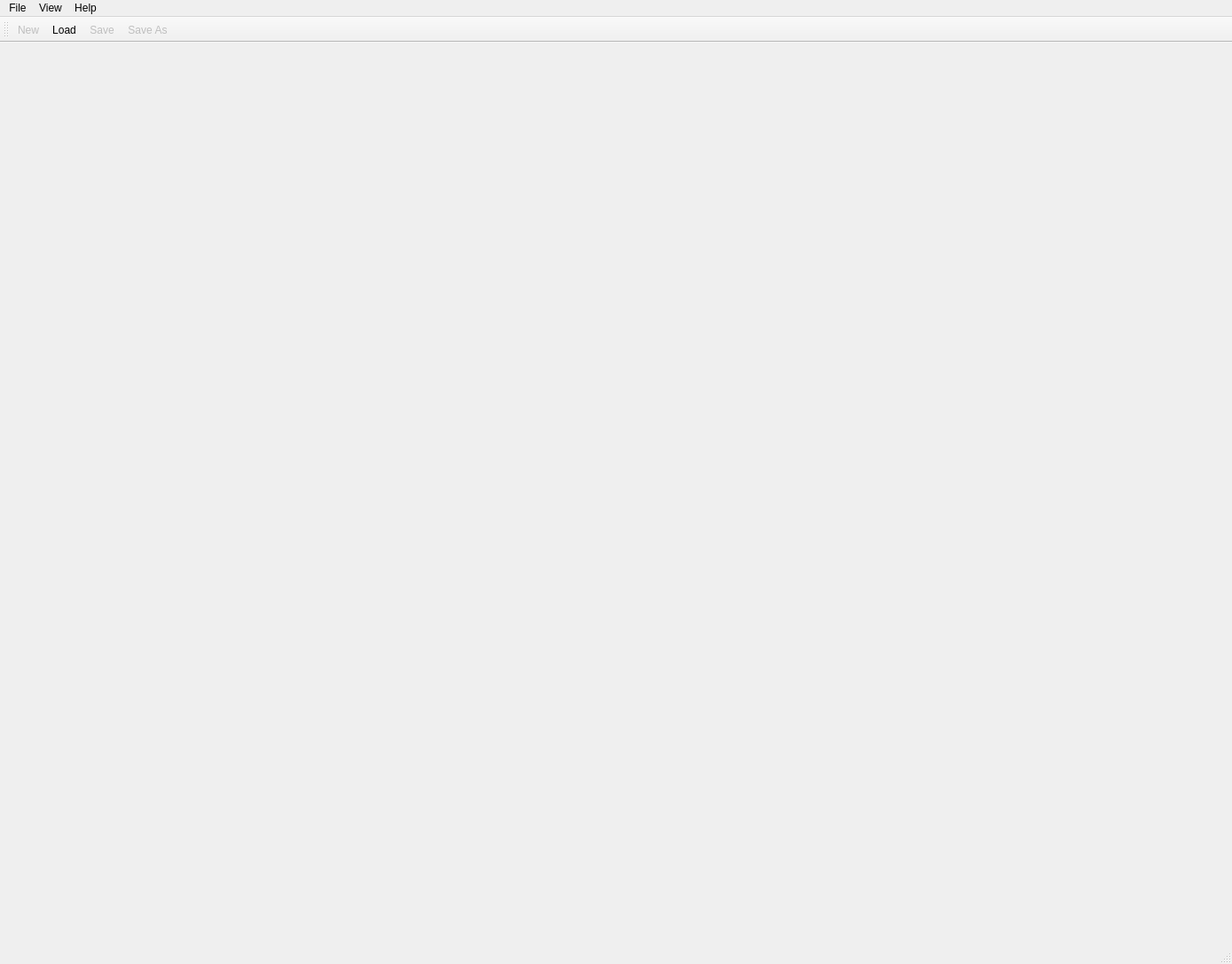
<?xml version="1.0" encoding="UTF-8"?>
<ui version="4.0">
 <class>TemplateEditorMain</class>
 <widget class="QMainWindow" name="TemplateEditorMain">
  <property name="geometry">
   <rect>
    <x>0</x>
    <y>0</y>
    <width>1389</width>
    <height>1087</height>
   </rect>
  </property>
  <property name="windowTitle">
   <string>Template Editor</string>
  </property>
  <property name="dockOptions">
   <set>QMainWindow::AllowTabbedDocks</set>
  </property>
  <widget class="QWidget" name="centralWidget">
   <layout class="QVBoxLayout" name="verticalLayout"/>
  </widget>
  <widget class="QStatusBar" name="statusbar"/>
  <widget class="QToolBar" name="toolBar">
   <property name="windowTitle">
    <string>toolBar</string>
   </property>
   <attribute name="toolBarArea">
    <enum>TopToolBarArea</enum>
   </attribute>
   <attribute name="toolBarBreak">
    <bool>false</bool>
   </attribute>
   <addaction name="actNew"/>
   <addaction name="actLoad"/>
   <addaction name="actSave"/>
   <addaction name="actSaveAs"/>
  </widget>
  <widget class="QMenuBar" name="menubar">
   <property name="geometry">
    <rect>
     <x>0</x>
     <y>0</y>
     <width>1389</width>
     <height>19</height>
    </rect>
   </property>
   <widget class="QMenu" name="menuFile">
    <property name="title">
     <string>File</string>
    </property>
    <addaction name="actNew"/>
    <addaction name="actLoad"/>
    <addaction name="actInclude"/>
    <addaction name="separator"/>
    <addaction name="actSave"/>
    <addaction name="actSaveAs"/>
    <addaction name="separator"/>
   </widget>
   <widget class="QMenu" name="menuView">
    <property name="title">
     <string>View</string>
    </property>
   </widget>
   <widget class="QMenu" name="menuHelp">
    <property name="title">
     <string>Help</string>
    </property>
    <addaction name="actionSMTK_User_s_Guide"/>
   </widget>
   <addaction name="menuFile"/>
   <addaction name="menuView"/>
   <addaction name="menuHelp"/>
  </widget>
  <action name="actPreview">
   <property name="text">
    <string>Update Preview</string>
   </property>
   <property name="toolTip">
    <string>Update Preview</string>
   </property>
  </action>
  <action name="actNew">
   <property name="enabled">
    <bool>false</bool>
   </property>
   <property name="text">
    <string>New</string>
   </property>
   <property name="shortcut">
    <string>Ctrl+N</string>
   </property>
  </action>
  <action name="actLoad">
   <property name="text">
    <string>Load...</string>
   </property>
   <property name="shortcut">
    <string>Ctrl+L</string>
   </property>
  </action>
  <action name="actSave">
   <property name="enabled">
    <bool>false</bool>
   </property>
   <property name="text">
    <string>Save</string>
   </property>
   <property name="shortcut">
    <string>Ctrl+S</string>
   </property>
  </action>
  <action name="actInclude">
   <property name="enabled">
    <bool>false</bool>
   </property>
   <property name="text">
    <string>Include...</string>
   </property>
  </action>
  <action name="actSaveAs">
   <property name="enabled">
    <bool>false</bool>
   </property>
   <property name="text">
    <string>Save As...</string>
   </property>
   <property name="toolTip">
    <string>Save with a specific file name.</string>
   </property>
   <property name="shortcut">
    <string>Ctrl+Shift+S</string>
   </property>
  </action>
  <action name="actionAttributes">
   <property name="text">
    <string>Attributes</string>
   </property>
  </action>
  <action name="actUpdate">
   <property name="text">
    <string>Update...</string>
   </property>
  </action>
  <action name="actionSMTK_User_s_Guide">
   <property name="enabled">
    <bool>false</bool>
   </property>
   <property name="text">
    <string>SMTK User's Guide</string>
   </property>
  </action>
 </widget>
 <resources/>
 <connections/>
</ui>
